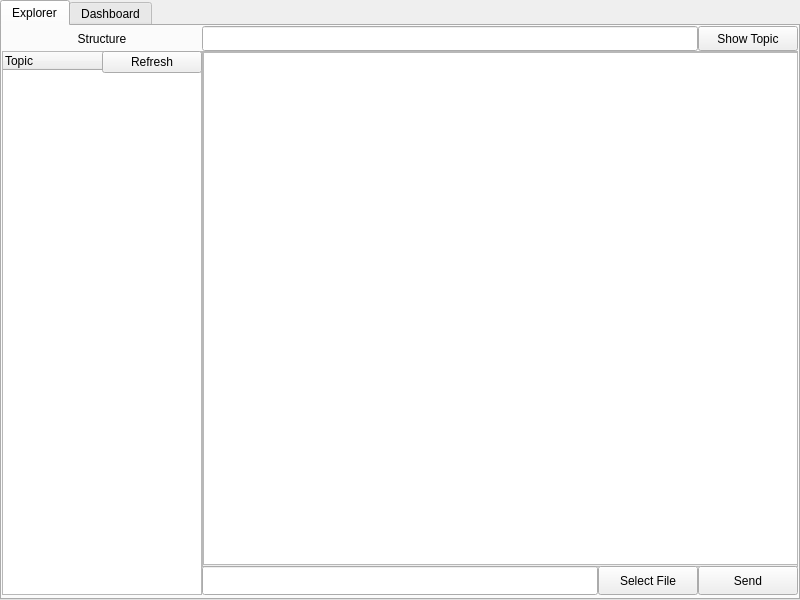
<?xml version="1.0" encoding="UTF-8"?>
<ui version="4.0">
 <class>Widget</class>
 <widget class="QWidget" name="Widget">
  <property name="geometry">
   <rect>
    <x>0</x>
    <y>0</y>
    <width>800</width>
    <height>600</height>
   </rect>
  </property>
  <property name="minimumSize">
   <size>
    <width>800</width>
    <height>600</height>
   </size>
  </property>
  <property name="windowTitle">
   <string>Widget</string>
  </property>
  <widget class="QTabWidget" name="MainWidget">
   <property name="geometry">
    <rect>
     <x>0</x>
     <y>0</y>
     <width>800</width>
     <height>600</height>
    </rect>
   </property>
   <property name="currentIndex">
    <number>0</number>
   </property>
   <widget class="QWidget" name="tabExplorer">
    <attribute name="title">
     <string>Explorer</string>
    </attribute>
    <widget class="QTreeWidget" name="structureView">
     <property name="geometry">
      <rect>
       <x>0</x>
       <y>25</y>
       <width>200</width>
       <height>544</height>
      </rect>
     </property>
     <column>
      <property name="text">
       <string>Topic</string>
      </property>
     </column>
     <column>
      <property name="text">
       <string/>
      </property>
     </column>
    </widget>
    <widget class="QLabel" name="structureTitle">
     <property name="geometry">
      <rect>
       <x>0</x>
       <y>0</y>
       <width>200</width>
       <height>25</height>
      </rect>
     </property>
     <property name="text">
      <string>Structure</string>
     </property>
     <property name="alignment">
      <set>Qt::AlignCenter</set>
     </property>
    </widget>
    <widget class="QScrollArea" name="scrollExplorer">
     <property name="geometry">
      <rect>
       <x>200</x>
       <y>25</y>
       <width>596</width>
       <height>516</height>
      </rect>
     </property>
     <property name="frameShape">
      <enum>QFrame::StyledPanel</enum>
     </property>
     <property name="widgetResizable">
      <bool>true</bool>
     </property>
     <widget class="QWidget" name="scrollExplorerArea">
      <property name="geometry">
       <rect>
        <x>0</x>
        <y>0</y>
        <width>594</width>
        <height>514</height>
       </rect>
      </property>
      <widget class="QListWidget" name="messageBox">
       <property name="geometry">
        <rect>
         <x>0</x>
         <y>0</y>
         <width>596</width>
         <height>513</height>
        </rect>
       </property>
      </widget>
     </widget>
    </widget>
    <widget class="QPushButton" name="RefreshButton">
     <property name="geometry">
      <rect>
       <x>100</x>
       <y>25</y>
       <width>100</width>
       <height>22</height>
      </rect>
     </property>
     <property name="text">
      <string>Refresh</string>
     </property>
    </widget>
    <widget class="QPushButton" name="SendButton">
     <property name="geometry">
      <rect>
       <x>696</x>
       <y>540</y>
       <width>100</width>
       <height>29</height>
      </rect>
     </property>
     <property name="text">
      <string>Send</string>
     </property>
    </widget>
    <widget class="QLineEdit" name="showTopic">
     <property name="geometry">
      <rect>
       <x>200</x>
       <y>0</y>
       <width>496</width>
       <height>25</height>
      </rect>
     </property>
    </widget>
    <widget class="QPushButton" name="topicButton">
     <property name="geometry">
      <rect>
       <x>696</x>
       <y>0</y>
       <width>100</width>
       <height>25</height>
      </rect>
     </property>
     <property name="text">
      <string>Show Topic</string>
     </property>
    </widget>
    <widget class="QLineEdit" name="sendMessageInput">
     <property name="geometry">
      <rect>
       <x>200</x>
       <y>540</y>
       <width>396</width>
       <height>29</height>
      </rect>
     </property>
    </widget>
    <widget class="QPushButton" name="fileButton">
     <property name="geometry">
      <rect>
       <x>596</x>
       <y>540</y>
       <width>100</width>
       <height>29</height>
      </rect>
     </property>
     <property name="text">
      <string>Select File</string>
     </property>
    </widget>
   </widget>
   <widget class="QWidget" name="tabDashboard">
    <property name="minimumSize">
     <size>
      <width>796</width>
      <height>569</height>
     </size>
    </property>
    <attribute name="title">
     <string>Dashboard</string>
    </attribute>
    <widget class="QLineEdit" name="dashboardWatch1">
     <property name="geometry">
      <rect>
       <x>0</x>
       <y>0</y>
       <width>180</width>
       <height>25</height>
      </rect>
     </property>
    </widget>
    <widget class="QPushButton" name="dashboardButton1">
     <property name="geometry">
      <rect>
       <x>180</x>
       <y>0</y>
       <width>80</width>
       <height>25</height>
      </rect>
     </property>
     <property name="text">
      <string>Set</string>
     </property>
    </widget>
    <widget class="QLineEdit" name="dashboardWatch2">
     <property name="geometry">
      <rect>
       <x>260</x>
       <y>0</y>
       <width>200</width>
       <height>25</height>
      </rect>
     </property>
    </widget>
    <widget class="QLineEdit" name="dashboardWatch3">
     <property name="geometry">
      <rect>
       <x>540</x>
       <y>0</y>
       <width>180</width>
       <height>25</height>
      </rect>
     </property>
    </widget>
    <widget class="QPushButton" name="dashboardButton2">
     <property name="geometry">
      <rect>
       <x>460</x>
       <y>0</y>
       <width>80</width>
       <height>25</height>
      </rect>
     </property>
     <property name="text">
      <string>Set</string>
     </property>
    </widget>
    <widget class="QPushButton" name="dashboardButton3">
     <property name="geometry">
      <rect>
       <x>720</x>
       <y>0</y>
       <width>80</width>
       <height>25</height>
      </rect>
     </property>
     <property name="text">
      <string>Set</string>
     </property>
    </widget>
    <widget class="QListWidget" name="dashboardView1">
     <property name="geometry">
      <rect>
       <x>0</x>
       <y>50</y>
       <width>260</width>
       <height>205</height>
      </rect>
     </property>
    </widget>
    <widget class="QListWidget" name="dashboardView2">
     <property name="geometry">
      <rect>
       <x>260</x>
       <y>50</y>
       <width>280</width>
       <height>205</height>
      </rect>
     </property>
    </widget>
    <widget class="QListWidget" name="dashboardView3">
     <property name="geometry">
      <rect>
       <x>540</x>
       <y>50</y>
       <width>260</width>
       <height>205</height>
      </rect>
     </property>
    </widget>
    <widget class="QPushButton" name="dashboardButton5">
     <property name="geometry">
      <rect>
       <x>460</x>
       <y>290</y>
       <width>80</width>
       <height>25</height>
      </rect>
     </property>
     <property name="text">
      <string>Set</string>
     </property>
    </widget>
    <widget class="QListWidget" name="dashboardView4">
     <property name="geometry">
      <rect>
       <x>0</x>
       <y>340</y>
       <width>260</width>
       <height>205</height>
      </rect>
     </property>
    </widget>
    <widget class="QLineEdit" name="dashboardWatch5">
     <property name="geometry">
      <rect>
       <x>260</x>
       <y>290</y>
       <width>200</width>
       <height>25</height>
      </rect>
     </property>
    </widget>
    <widget class="QPushButton" name="dashboardButton4">
     <property name="geometry">
      <rect>
       <x>180</x>
       <y>290</y>
       <width>80</width>
       <height>25</height>
      </rect>
     </property>
     <property name="text">
      <string>Set</string>
     </property>
    </widget>
    <widget class="QListWidget" name="dashboardView5">
     <property name="geometry">
      <rect>
       <x>260</x>
       <y>340</y>
       <width>280</width>
       <height>205</height>
      </rect>
     </property>
    </widget>
    <widget class="QListWidget" name="dashboardView6">
     <property name="geometry">
      <rect>
       <x>540</x>
       <y>340</y>
       <width>260</width>
       <height>205</height>
      </rect>
     </property>
    </widget>
    <widget class="QPushButton" name="dashboardButton6">
     <property name="geometry">
      <rect>
       <x>720</x>
       <y>290</y>
       <width>80</width>
       <height>25</height>
      </rect>
     </property>
     <property name="text">
      <string>Set</string>
     </property>
    </widget>
    <widget class="QLineEdit" name="dashboardWatch4">
     <property name="geometry">
      <rect>
       <x>0</x>
       <y>290</y>
       <width>180</width>
       <height>25</height>
      </rect>
     </property>
    </widget>
    <widget class="QLineEdit" name="dashboardWatch6">
     <property name="geometry">
      <rect>
       <x>540</x>
       <y>290</y>
       <width>180</width>
       <height>25</height>
      </rect>
     </property>
    </widget>
    <widget class="QLabel" name="label">
     <property name="geometry">
      <rect>
       <x>0</x>
       <y>25</y>
       <width>50</width>
       <height>25</height>
      </rect>
     </property>
     <property name="text">
      <string>ID:</string>
     </property>
     <property name="alignment">
      <set>Qt::AlignCenter</set>
     </property>
    </widget>
    <widget class="QLabel" name="label_2">
     <property name="geometry">
      <rect>
       <x>260</x>
       <y>25</y>
       <width>50</width>
       <height>25</height>
      </rect>
     </property>
     <property name="text">
      <string>ID:</string>
     </property>
     <property name="alignment">
      <set>Qt::AlignCenter</set>
     </property>
    </widget>
    <widget class="QLabel" name="label_3">
     <property name="geometry">
      <rect>
       <x>540</x>
       <y>25</y>
       <width>50</width>
       <height>25</height>
      </rect>
     </property>
     <property name="text">
      <string>ID:</string>
     </property>
     <property name="alignment">
      <set>Qt::AlignCenter</set>
     </property>
    </widget>
    <widget class="QLabel" name="label_4">
     <property name="geometry">
      <rect>
       <x>0</x>
       <y>315</y>
       <width>50</width>
       <height>25</height>
      </rect>
     </property>
     <property name="text">
      <string>ID:</string>
     </property>
     <property name="alignment">
      <set>Qt::AlignCenter</set>
     </property>
    </widget>
    <widget class="QLabel" name="label_5">
     <property name="geometry">
      <rect>
       <x>540</x>
       <y>315</y>
       <width>50</width>
       <height>25</height>
      </rect>
     </property>
     <property name="text">
      <string>ID:</string>
     </property>
     <property name="alignment">
      <set>Qt::AlignCenter</set>
     </property>
    </widget>
    <widget class="QLabel" name="label_6">
     <property name="geometry">
      <rect>
       <x>260</x>
       <y>315</y>
       <width>50</width>
       <height>25</height>
      </rect>
     </property>
     <property name="text">
      <string>ID:</string>
     </property>
     <property name="alignment">
      <set>Qt::AlignCenter</set>
     </property>
    </widget>
    <widget class="QLineEdit" name="id1">
     <property name="geometry">
      <rect>
       <x>50</x>
       <y>25</y>
       <width>210</width>
       <height>25</height>
      </rect>
     </property>
    </widget>
    <widget class="QLineEdit" name="id3">
     <property name="geometry">
      <rect>
       <x>590</x>
       <y>25</y>
       <width>210</width>
       <height>25</height>
      </rect>
     </property>
    </widget>
    <widget class="QLineEdit" name="id4">
     <property name="geometry">
      <rect>
       <x>50</x>
       <y>315</y>
       <width>210</width>
       <height>25</height>
      </rect>
     </property>
    </widget>
    <widget class="QLineEdit" name="id6">
     <property name="geometry">
      <rect>
       <x>590</x>
       <y>315</y>
       <width>210</width>
       <height>25</height>
      </rect>
     </property>
    </widget>
    <widget class="QLineEdit" name="id2">
     <property name="geometry">
      <rect>
       <x>310</x>
       <y>25</y>
       <width>230</width>
       <height>25</height>
      </rect>
     </property>
    </widget>
    <widget class="QLineEdit" name="id5">
     <property name="geometry">
      <rect>
       <x>310</x>
       <y>315</y>
       <width>230</width>
       <height>25</height>
      </rect>
     </property>
    </widget>
    <widget class="QLineEdit" name="dashboardSend1">
     <property name="geometry">
      <rect>
       <x>0</x>
       <y>255</y>
       <width>180</width>
       <height>25</height>
      </rect>
     </property>
    </widget>
    <widget class="QLineEdit" name="dashboardSend2">
     <property name="geometry">
      <rect>
       <x>260</x>
       <y>255</y>
       <width>200</width>
       <height>25</height>
      </rect>
     </property>
    </widget>
    <widget class="QLineEdit" name="dashboardSend3">
     <property name="geometry">
      <rect>
       <x>540</x>
       <y>255</y>
       <width>180</width>
       <height>25</height>
      </rect>
     </property>
    </widget>
    <widget class="QLineEdit" name="dashboardSend4">
     <property name="geometry">
      <rect>
       <x>0</x>
       <y>545</y>
       <width>180</width>
       <height>25</height>
      </rect>
     </property>
    </widget>
    <widget class="QLineEdit" name="dashboardSend5">
     <property name="geometry">
      <rect>
       <x>260</x>
       <y>545</y>
       <width>200</width>
       <height>25</height>
      </rect>
     </property>
    </widget>
    <widget class="QLineEdit" name="dashboardSend6">
     <property name="geometry">
      <rect>
       <x>540</x>
       <y>545</y>
       <width>180</width>
       <height>25</height>
      </rect>
     </property>
    </widget>
    <widget class="QPushButton" name="DSButton1">
     <property name="geometry">
      <rect>
       <x>180</x>
       <y>255</y>
       <width>80</width>
       <height>25</height>
      </rect>
     </property>
     <property name="text">
      <string>Send</string>
     </property>
    </widget>
    <widget class="QPushButton" name="DSButton2">
     <property name="geometry">
      <rect>
       <x>460</x>
       <y>255</y>
       <width>80</width>
       <height>25</height>
      </rect>
     </property>
     <property name="text">
      <string>Send</string>
     </property>
    </widget>
    <widget class="QPushButton" name="DSButton3">
     <property name="geometry">
      <rect>
       <x>720</x>
       <y>255</y>
       <width>80</width>
       <height>25</height>
      </rect>
     </property>
     <property name="text">
      <string>Send</string>
     </property>
    </widget>
    <widget class="QPushButton" name="DSButton4">
     <property name="geometry">
      <rect>
       <x>180</x>
       <y>545</y>
       <width>80</width>
       <height>25</height>
      </rect>
     </property>
     <property name="text">
      <string>Send</string>
     </property>
    </widget>
    <widget class="QPushButton" name="DSButton5">
     <property name="geometry">
      <rect>
       <x>460</x>
       <y>545</y>
       <width>80</width>
       <height>25</height>
      </rect>
     </property>
     <property name="text">
      <string>Send</string>
     </property>
    </widget>
    <widget class="QPushButton" name="DSButton6">
     <property name="geometry">
      <rect>
       <x>720</x>
       <y>545</y>
       <width>80</width>
       <height>25</height>
      </rect>
     </property>
     <property name="text">
      <string>Send</string>
     </property>
    </widget>
    <widget class="Line" name="line">
     <property name="geometry">
      <rect>
       <x>0</x>
       <y>280</y>
       <width>800</width>
       <height>10</height>
      </rect>
     </property>
     <property name="lineWidth">
      <number>1</number>
     </property>
     <property name="orientation">
      <enum>Qt::Horizontal</enum>
     </property>
    </widget>
   </widget>
  </widget>
 </widget>
 <layoutdefault spacing="6" margin="11"/>
 <resources/>
 <connections/>
</ui>
